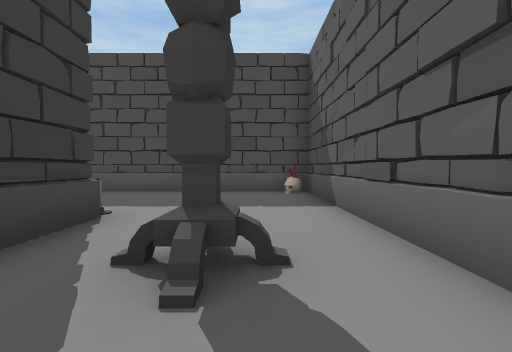
[1] (above)

19 first-person views from a walk through a Unity game level. The camera is 1.4 m above the floor, tilts 2° down and sees 90° across. The floor is counted in squares, 2 m on a side. Each view is taken from the middle of a square. On the plan, view 1 faces up. The plan holds only what a view shows up to about 9 squares ahead; the rest is blank. The place goes on beyond the plan. The player is left out. Some animated figures are not drawn.

[2]
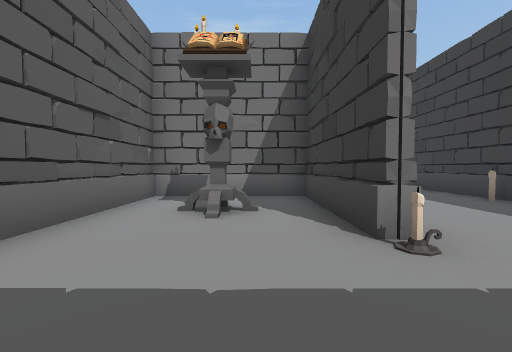

[3]
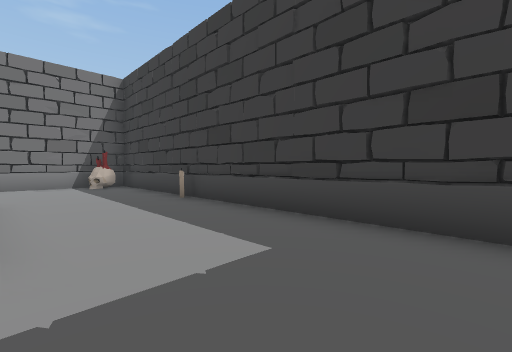

[4]
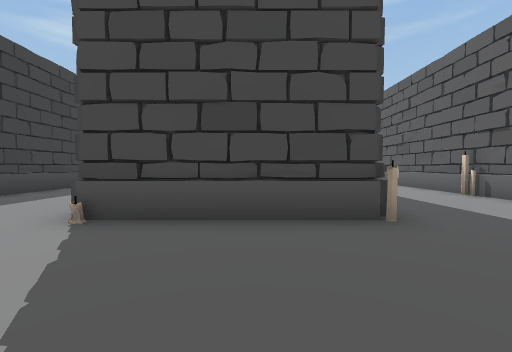

[5]
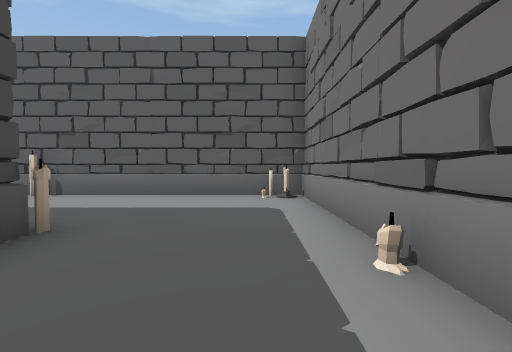

[6]
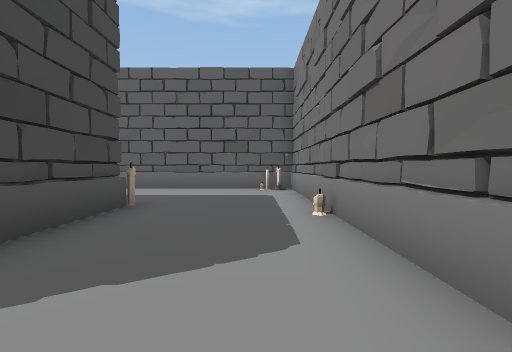

[7]
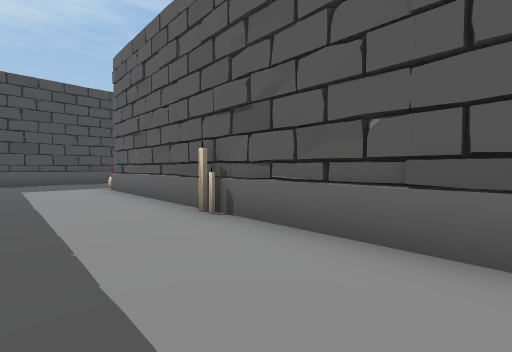

[8]
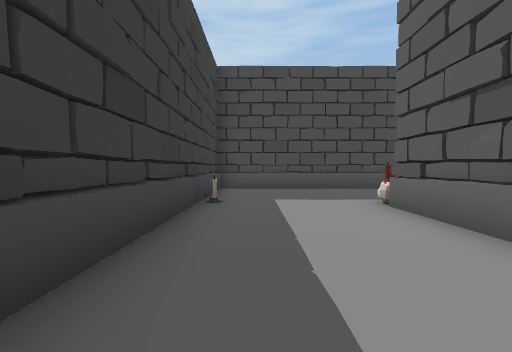

[9]
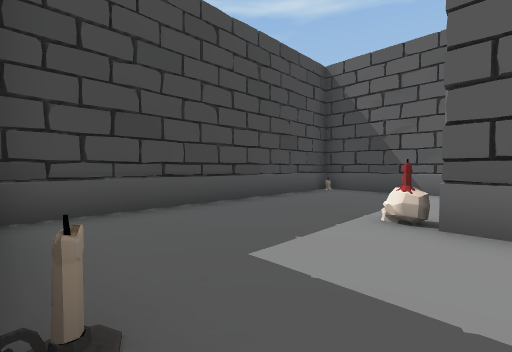

[10]
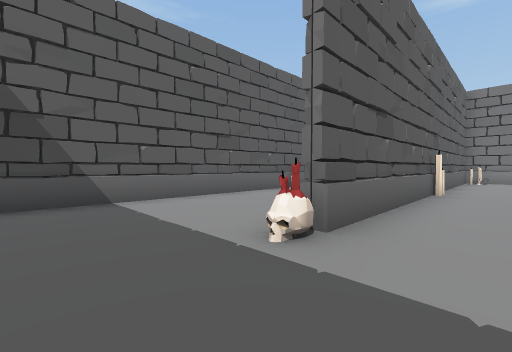

[11]
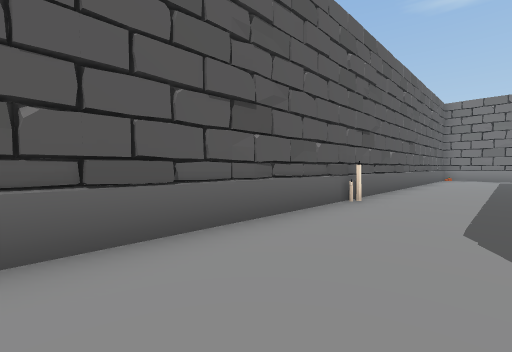

[12]
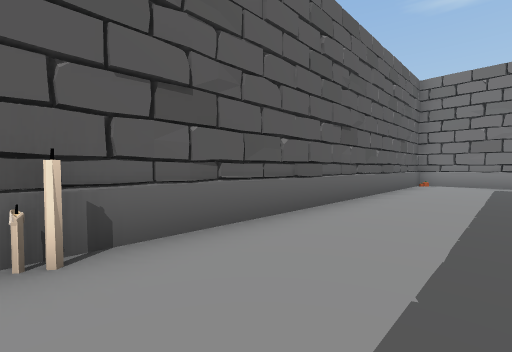

[13]
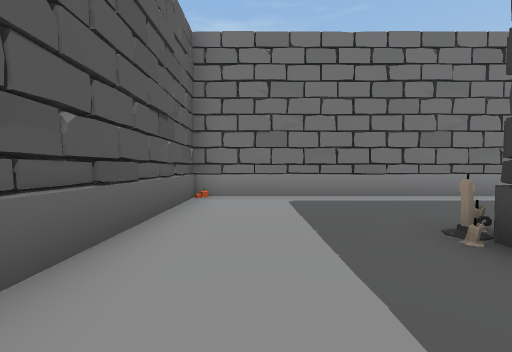

[14]
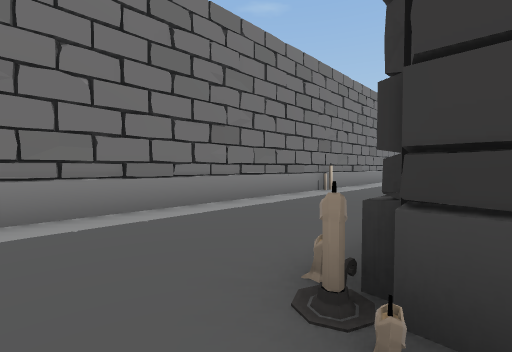

[15]
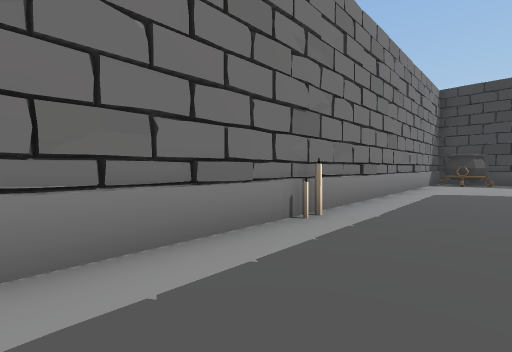

[16]
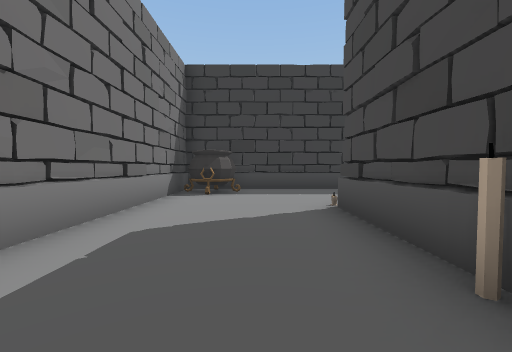

[17]
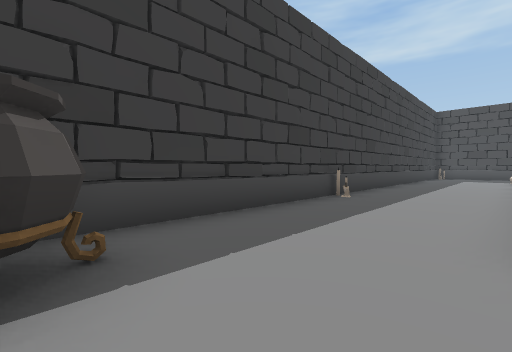

[18]
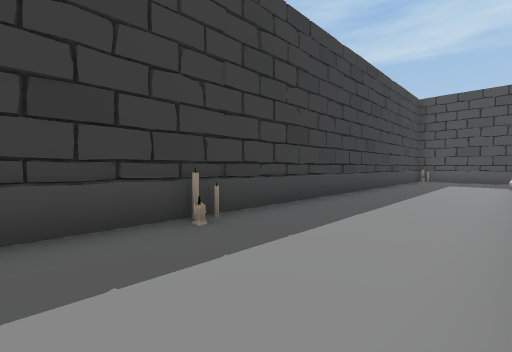

[19]
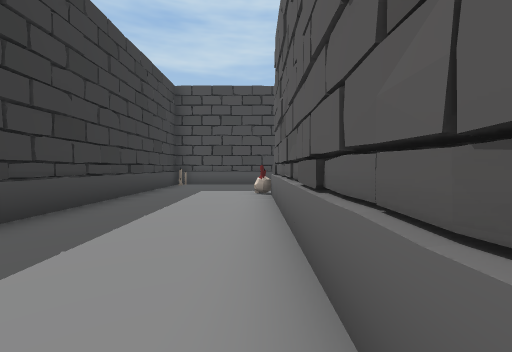

### Floor plan
Points are (right, up) in squares from view 1. A wall is a line through its corners. A room is listed if a view was taken in it or the views show most of it. See-through windows are left out.
Room 1 (view 1)
walls: (0.1, 1.6) (-1, 1.6); (-2.2, 1.9) (-2.2, -0.2) (1.4, -0.2) (1.4, 1.5)
ways out: opening at (1, 2) to room 2; gap at (-1, 2) to room 2
Room 2 (views 2, 3, 4, 5, 6, 7, 8, 9, 10, 11, 12, 13, 14, 15, 16, 17, 18, 19)
walls: (1.8, -0.6) (-2.4, -0.6); (1.4, 1.5) (1.4, 6.4); (-0.3, 2.1) (-0.3, 1.4); (-1, 2) (0.1, 2); (5.8, -3.9) (5.8, -4.4); (-1.9, -4.2) (5.4, -4.2) (5.4, 7.6); (-3.4, -4.6) (-6.5, -4.6); (-2.6, 3.6) (-2.2, 3.6) (-2.2, 1.9); (-4.2, -4.2) (-3.4, -4.2); (1.8, 6.6) (1.8, 4.1); (0.5, 7.3) (-4.9, 7.3); (-6.6, 1.4) (-6.6, 7.4); (-6.2, 6.1) (-6.2, -3.5); (8.4, 11.3) (1.8, 11.3) (1.8, 8.4); (-10.1, 8.5) (-10.1, -8.2) (9.4, -8.2) (9.4, 11.3)
ways out: opening at (1, 2) to room 1; gap at (-1, 2) to room 1; opening at (-8.5, 7.5); opening at (2, 7.5)
objects: candle (-10, -1); other object (-9, -7); candle (-6, 1); other object (-5, -4); candle (-3, -5); other object (-2, 4); candle (0, -8); candle (1, -4); candle (2, -1); other object (2, 8); other object (5, -4); other object (5, -3); candle (5, 2); candle (6, -5); other object (6, 8); other object (7, -5); candle (9, 3)

Positions as (right, up) in squares from view 1, and headings:
1: (0, 0), facing up
2: (-1, 6), facing down
3: (-3, 6), facing down-left
4: (0, -4), facing up
5: (-1, -3), facing right
6: (-3, -3), facing right
7: (3, -1), facing up-right
8: (3, 3), facing up
9: (2, 7), facing up-right
10: (4, 10), facing down-right
11: (7, 8), facing down-right
12: (7, 3), facing down-right
13: (8, -2), facing down
14: (7, -4), facing down-left
15: (3, -6), facing down-left
16: (-2, -6), facing left
17: (-7, -7), facing up-left
18: (-7, -3), facing up-left
19: (-7, 1), facing up
